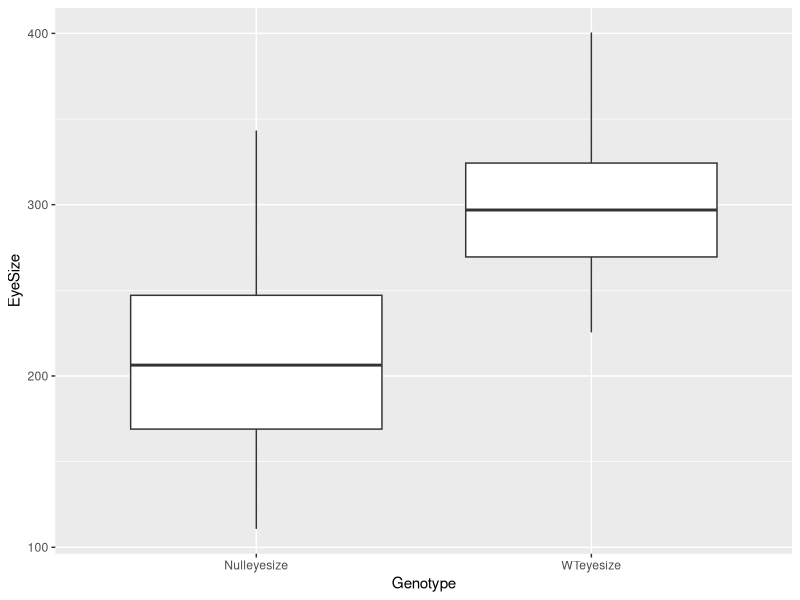
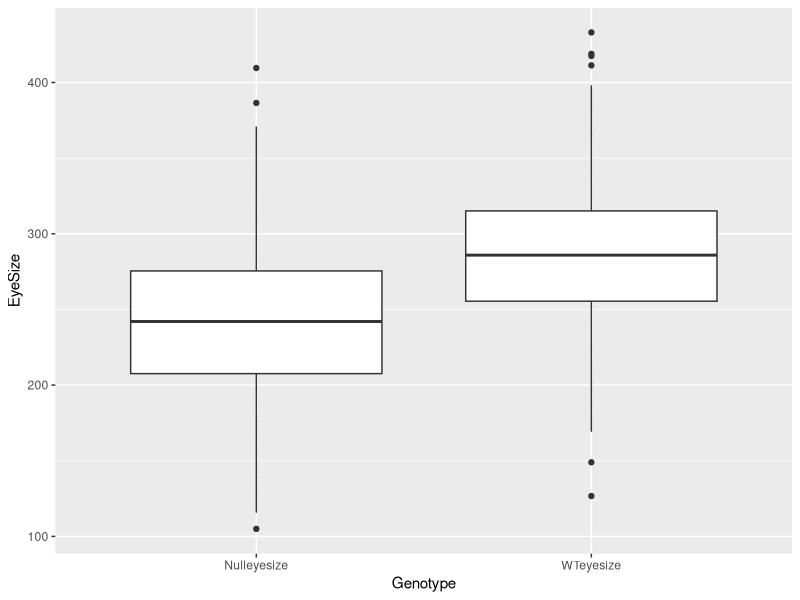

These charts were generated, in order, by the following R code:
## ---- chunk 1
knitr::opts_chunk$set(echo = TRUE)
## ---- chunk 2
library(tidyverse)
library(ggplot2)
library(MASS)
library(dplyr)

# Example data set of Eye- Diameter at 72hpf
wt_e <- rnorm(n=30, mean=290 , sd=50)


null_e <-rnorm( n=30 , mean=220 , sd=50)




eye_size_df <- data.frame(WTeyesize = wt_e , Nulleyesize = null_e)

str(eye_size_df)

long_df <- eye_size_df %>%
      pivot_longer(cols=WTeyesize:Nulleyesize, names_to= "Genotype" , values_to= "EyeSize")

head(long_df)

c_df<-chisq.test(eye_size_df$Nulleyesize,eye_size_df$WTeyesize, correct=FALSE)
summary(c_df)
print(c_df)


#p-value1: 0.2372, p-value2:0., p-value3:

p1 <- ggplot(data=long_df, aes(x=Genotype, y=EyeSize)) + geom_point(color="white" , fill="purple", size=0.2) +
  stat_boxplot()

print(p1)


## ---- chunk 3
library(tidyverse)
library(ggplot2)
library(MASS)
library(dplyr)

# Example data set of Eye- Diameter at 72hpf
wt_e <- rnorm(n=500 , mean=290 , sd=50)


null_e <-rnorm( n=500 , mean=240 , sd=50)




eye_size_df <- data.frame(WTeyesize = wt_e , Nulleyesize = null_e)

str(eye_size_df)

long_df <- eye_size_df %>%
      pivot_longer(cols=WTeyesize:Nulleyesize, names_to= "Genotype" , values_to= "EyeSize")

head(long_df)

c_df<-chisq.test(eye_size_df$Nulleyesize,eye_size_df$WTeyesize, correct=FALSE)
summary(c_df)
print(c_df)
# 15 p-value:0.2344 
#500 p-value:0.2396

p1 <- ggplot(data=long_df, aes(x=Genotype, y=EyeSize)) + geom_point(color="white" , fill="purple", size=0.2) +
  stat_boxplot()

print(p1)




